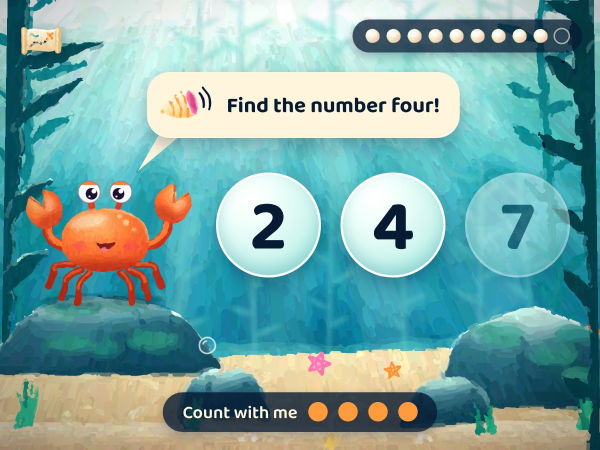
#> input picture handoff2/mermath-handoff/reference/screens/03-tide-pool-hint.jpg, 1200 x 900 px, given in place of L_bg.png, which was not available (shown at 1/2 size)
$ python sprites2.py   (older library calls are emulated)
#> lines starting #> are read from the running program, lines starting #| are printed output that depends on the picture; after the words box and inside, x2 and y2 are one past the last pixel; in counts of white or black regions, pixels touching at a corner belong together
#> further down, src is the input picture: shape (900, 1200, 3); mean B, G, R 164.4, 167.1, 121.4
### art-pipeline/paint.py
"""Brush-stroke pass: repaints a picture with curved strokes of several sizes (after Hertzmann 1998), so everything in it shares one brushwork.
Usage: paint.py in.png out.jpg [preset]"""
import sys, os
import numpy as np, cv2

def paint(src, radii=(34, 17, 8, 4), thresholds=(-1, 9, 13, 18), max_len=(7, 9, 9, 6), seed=3, jitter=0.035, flow_deg=100, fc=0.65, light=None, edge=4.0, detail=(), sat=1.0):
#> called with radii = (36, 18, 9, 4), thresholds = (-1, 11, 17, 24), max_len = (9, 10, 9, 6), seed = 3, jitter = 0.035, flow_deg = 100, fc = 0.65, light = (600, -460)
    rng = np.random.default_rng(seed)
    h, w = src.shape[:2]
#> h = 900; w = 1200
    orig = src
    src = cv2.bilateralFilter(src, 9, 28, 7)
    canvas = cv2.GaussianBlur(src, (0, 0), radii[0] * 1.5)
    mask = np.zeros((h, w), np.float32)
    for (ex, ey, erx, ery) in detail: cv2.ellipse(mask, (int(ex), int(ey)), (int(erx), int(ery)), 0, 0, 360, 1.0, -1)
#> mask: shape (900, 1200) float32; every value is 0
    mask = cv2.GaussianBlur(mask, (0, 0), 6)
    layers = list(zip(radii, thresholds, max_len, [False] * len(radii)))
    if detail: layers += [(3, 5, 5, True), (2, 4, 4, True)]
    fdx, fdy = np.cos(np.radians(flow_deg)), np.sin(np.radians(flow_deg))
    for R, T, ML, only_mask in layers:
        ref = cv2.GaussianBlur(src, (0, 0), max(0.6, R * 0.45))
        reff = ref.astype(np.float32)
        lum = cv2.cvtColor(ref, cv2.COLOR_BGR2GRAY).astype(np.float32)
        gx = cv2.GaussianBlur(cv2.Sobel(lum, cv2.CV_32F, 1, 0, ksize=3), (0, 0), R * 0.6)
        gy = cv2.GaussianBlur(cv2.Sobel(lum, cv2.CV_32F, 0, 1, ksize=3), (0, 0), R * 0.6)
        cf = canvas.astype(np.float32)
        D = np.sqrt(((cf - reff) ** 2).sum(axis=2))
        step = max(2, int(R))
        ch, cw = h // step, w // step
        Dc = D[:ch * step, :cw * step].reshape(ch, step, cw, step)
        means = Dc.mean(axis=(1, 3))
        arg = Dc.transpose(0, 2, 1, 3).reshape(ch, cw, step * step).argmax(axis=2)
        ok = means > T
        if only_mask: ok &= mask[:ch * step, :cw * step].reshape(ch, step, cw, step).mean(axis=(1, 3)) > 0.3
        ys, xs = np.nonzero(ok)
        strokes = []
        for cy, cx in zip(ys.tolist(), xs.tolist()):
            a = int(arg[cy, cx]); y0 = cy * step + a // step; x0 = cx * step + a % step
            col = reff[y0, x0]
            pts = [(x0, y0)]; x, y = float(x0), float(y0); ldx = ldy = 0.0
            for i in range(ML):
                xi, yi = int(x), int(y)
                if i >= 2 and np.abs(reff[yi, xi] - cf[yi, xi]).sum() < np.abs(reff[yi, xi] - col).sum(): break
                gxx, gyy = float(gx[yi, xi]), float(gy[yi, xi])
                mag = (gxx * gxx + gyy * gyy) ** 0.5
                if mag < edge:
                    if light is not None:
                        rx, ry = x - light[0], y - light[1]; rn = (rx * rx + ry * ry) ** 0.5 or 1.0
                        dx, dy = rx / rn + rng.normal(0, .12), ry / rn + rng.normal(0, .12)
                    else: dx, dy = fdx + rng.normal(0, .25), fdy + rng.normal(0, .25)
                else: dx, dy = -gyy / mag, gxx / mag
                if ldx * dx + ldy * dy < 0: dx, dy = -dx, -dy
                if i > 0: dx, dy = fc * dx + (1 - fc) * ldx, fc * dy + (1 - fc) * ldy
                n = (dx * dx + dy * dy) ** 0.5 or 1.0; dx, dy = dx / n, dy / n
                x, y = x + R * dx, y + R * dy
                if not (0 <= x < w and 0 <= y < h): break
                ldx, ldy = dx, dy; pts.append((x, y))
            c = np.clip(col * (1 + rng.normal(0, jitter)) + rng.normal(0, 2.5, 3), 0, 255)
            strokes.append((pts, (float(c[0]), float(c[1]), float(c[2]))))
        for k in rng.permutation(len(strokes)).tolist():
            pts, color = strokes[k]
            if len(pts) == 1: cv2.circle(canvas, (int(pts[0][0]), int(pts[0][1])), R, color, -1, cv2.LINE_AA)
            else: cv2.polylines(canvas, [np.array(pts, np.int32).reshape(-1, 1, 2)], False, color, thickness=2 * R, lineType=cv2.LINE_AA)
        print('layer', R, len(strokes), flush=True)
#> this loop made 4 passes
#> pass 1, in paint, `gx = cv2.GaussianBlur(cv2.Sobel(lum, cv2.CV_32F, 1, 0, ksize=3), (0, 0..`:
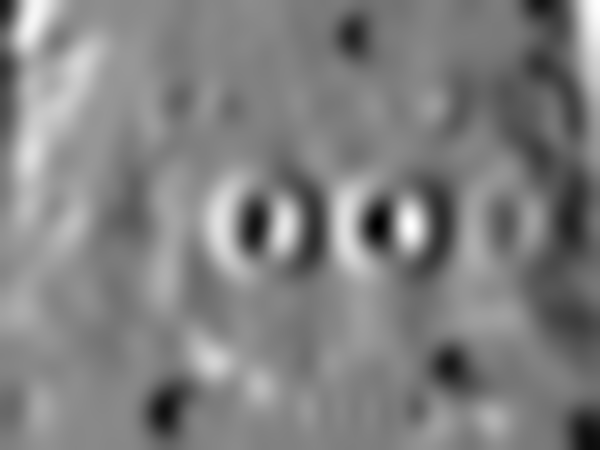
#> gx: shape (900, 1200) float32 (shown at 1/2 size); min -14.58, max 13.97, mean -0.173; drawn with min black and max white
#> after the loop:
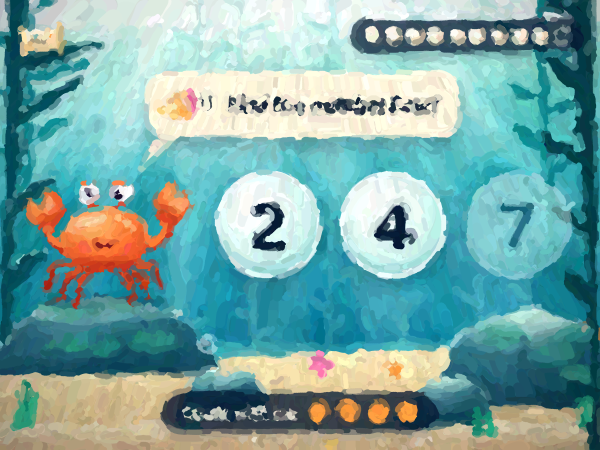
#> canvas: shape (900, 1200, 3) (shown at 1/2 size); mean of channels 0, 1, 2 165, 168, 122.6; drawn as B, G, R
#> after the loop:
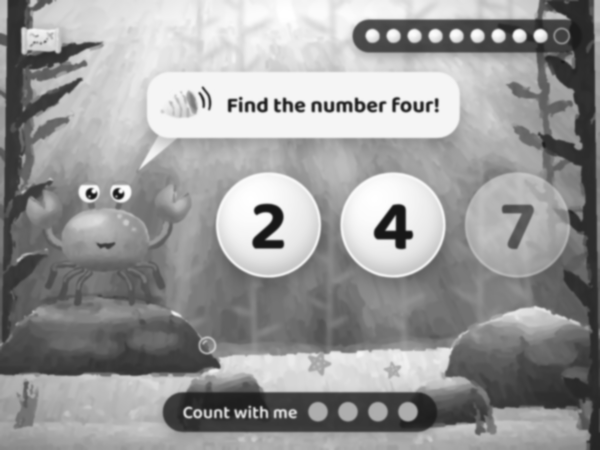
#> lum: shape (900, 1200) float32 (shown at 1/2 size); min 22, max 255, mean 153.1
#> after the loop:
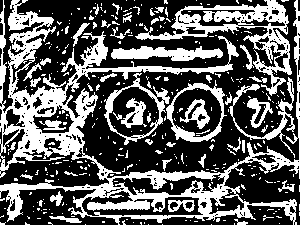
#> ok: shape (225, 300) bool; 36.5% white; 346 white regions (301 under 20 px), largest, box (x1, y1, x2, y2) and area: (0, 0, 300, 225) 13468, (135, 0, 292, 96) 3296, (111, 46, 223, 61) 1058
    if detail:
        m = (mask * 0.5)[..., None]
        canvas = (canvas.astype(np.float32) * (1 - m) + cv2.GaussianBlur(orig, (0, 0), 0.8).astype(np.float32) * m).astype(np.uint8)
    if sat != 1.0:
        hsv = cv2.cvtColor(canvas, cv2.COLOR_BGR2HSV).astype(np.float32); hsv[..., 1] = np.clip(hsv[..., 1] * sat, 0, 255)
#> after `hsv[..., 1] = np.clip(hsv[..., 1] * sat, 0, 255)`:
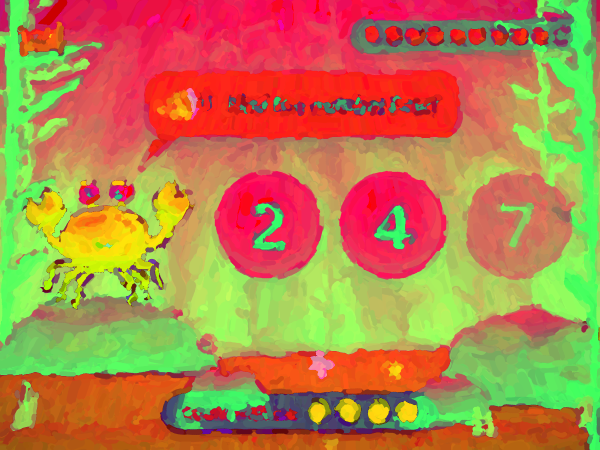
#> hsv: shape (900, 1200, 3) float32 (shown at 1/2 size); mean of channels 0, 1, 2 75.2, 131.7, 181.8; drawn as B, G, R
        canvas = cv2.cvtColor(hsv.astype(np.uint8), cv2.COLOR_HSV2BGR)
    return canvas

PRESETS = {
    'a': dict(),
    'tide_bg': dict(radii=(36, 18, 9, 4), thresholds=(-1, 11, 17, 24), max_len=(9, 10, 9, 6), light=(600, -460), edge=5.0, sat=1.12),
    'tide': dict(radii=(36, 18, 9, 4), thresholds=(-1, 11, 17, 24), max_len=(9, 10, 9, 6), light=(600, -460), edge=5.0, sat=1.12, detail=((238, 522, 44, 44), (322, 522, 44, 44), (280, 668, 44, 32))),
    'b': dict(radii=(30, 14, 7, 3), thresholds=(-1, 8, 11, 15), max_len=(6, 8, 8, 6)),
    'c': dict(radii=(26, 12, 6, 3), thresholds=(-1, 7, 10, 13), max_len=(6, 8, 8, 5), jitter=0.03),
}

# [4 lines that do not run on import are left out]

### handoff2/mermath-handoff/art-pipeline/sprites2.py
"""Paint the scenery layers and small moving pieces for the Tide Pool style frame."""
import os
import numpy as np, cv2
from paint import paint
from sprites import bleed, rough, OUT, ART

def painted_alpha(a, radii=(9, 4), thresholds=(-1, 10), max_len=(8, 6)):
    """Silhouette rebuilt from brush strokes, so the edge of a layer is made of strokes like the rest of the painting."""
    pm = paint(cv2.merge([a, a, a]), radii=radii, thresholds=thresholds, max_len=max_len, jitter=0, edge=5.0, flow_deg=90, seed=11)[..., 0].astype(np.float32)
    return np.clip((pm - 70) * 255.0 / 100.0, 0, 255).astype(np.uint8)

def layer(name, out, radii, thresholds, max_len, crop=None, size=None, light=None, rough_amp=1.5, sat=1.1, q=90, stroke_edge=None):
#> called with name = 'L_kelp_far', out = 'tide_kelp_far.webp', radii = (18, 9), thresholds = (-1, 9), max_len = (9, 8), crop = (400, 0, 1520, 1200), rough_amp = 0, sat = 1
    im = cv2.imread(os.path.join(OUT, name + '.png'), cv2.IMREAD_UNCHANGED)
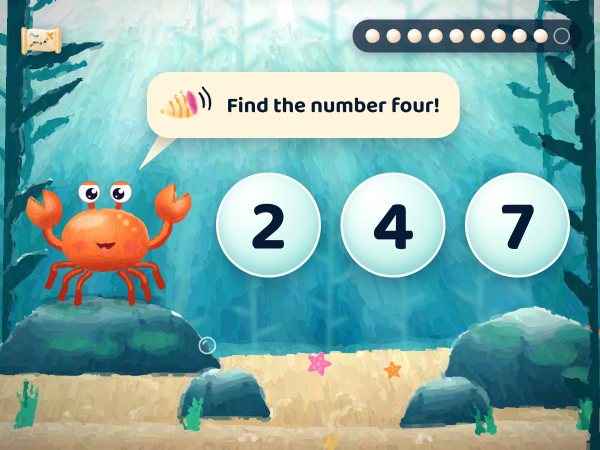
#> input picture handoff2/mermath-handoff/reference/screens/03-tide-pool-question.jpg, 1200 x 900 px, given in place of L_kelp_far.png, which was not available (shown at 1/2 size)
#> im is the input picture: shape (900, 1200, 3); mean B, G, R 167.8, 172, 127.9
    if crop: im = im[crop[1]:crop[3], crop[0]:crop[2]]
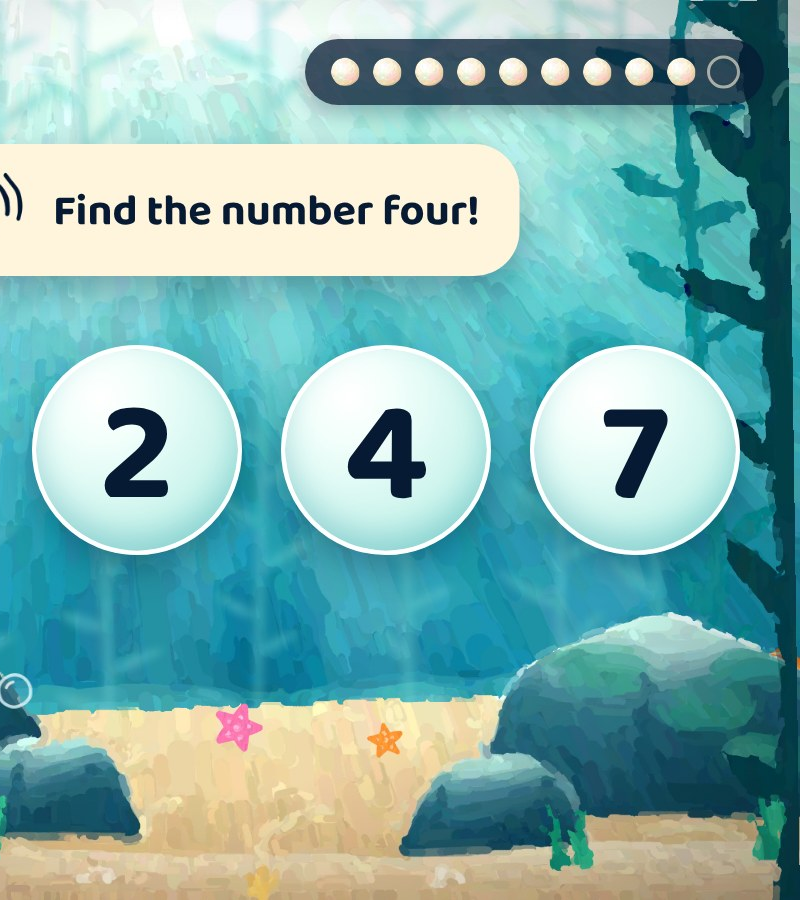
#> im: shape (900, 800, 3); mean B, G, R 175.8, 178.3, 129.9
#> (the run stopped early here; a loop or call above may not have finished)
